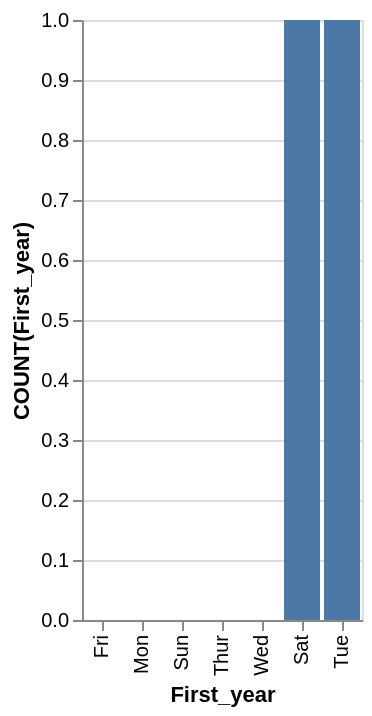

Vega-Lite specification for this chart:
### Vega-Lite specification from a JSON file in a GitHub repository (floating-point values rounded to 4 significant figures)
{"data": {"values": [{"x_data": "Fri", "y_data": 0}, {"x_data": "Mon", "y_data": 0}, {"x_data": "Sun", "y_data": 0}, {"x_data": "Thur", "y_data": 0}, {"x_data": "Wed", "y_data": 0}, {"x_data": "Sat", "y_data": 1}, {"x_data": "Tue", "y_data": 1}]}, "mark": "bar", "encoding": {"x": {"field": "x_data", "type": "nominal", "title": "First_year", "sort": {"op": "sum", "field": "y_data", "order": "ascending"}}, "y": {"field": "y_data", "type": "quantitative", "title": "COUNT(First_year)"}}}
